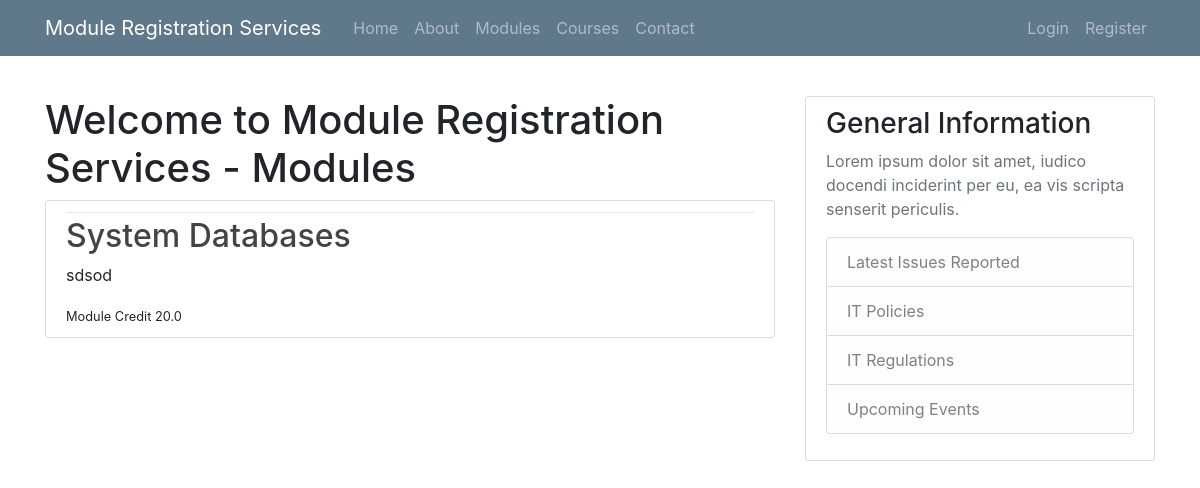
The page /modules on the database its author committed.
### mrreporting/models.py (models this page shows)
class Module(models.Model):
    name = models.CharField(max_length=255)
    code = models.CharField(max_length=10)
    credit = models.FloatField()
    category = models.CharField(max_length=100)
    description = models.TextField()
    availability = models.BooleanField(default=True)
    courses_allowed = models.ManyToManyField(Course, related_name='allowed_modules')
    def __str__(self):
        return self.name

### mrreporting/views.py (the view)
# urls.py: path('modules', views.module, name = 'modules'),
def module(request):
    module_pull = {'modules': Module.objects.all(), 'title': 'Module List'}
    return render(request, 'mrreporting/modules.html', module_pull)

### mrreporting/templates/mrreporting/modules.html
{% extends "mrreporting/base.html" %}
{% block content %}
<h1>Welcome to Module Registration Services - Modules</h1>
{% for Module in modules %}
<article class="media content-section">
    <div class="media-body">
    <div class="article-metadata">
    </div>
    <h2><a class="article-title" href="#">{{ Module }}</a></h2>
    <p class="article-content">{{ Module.description}}</p>
    <small class="mr-2">Module Credit {{ Module.credit}}</small>
    </div>
    </article>
    {% endfor %}
{% endblock content %}

### mrreporting/static/css/styles.css (style rules this page uses)
html { position: relative; min-height: 100%; }
body { background: #fafafa; color: #333333; margin-top: 5rem; margin-bottom: 50px; }
h1, h2, h3, h4, h5, h6 { color: #444444; }
.content-section { background: #ffffff; padding: 10px 20px; border: 1px solid #dddddd; border-radius: 3px; margin-bottom: 20px; }
.article-title { color: #444444; }
.article-content { white-space: pre-line; }
.article-metadata { padding-bottom: 1px; margin-bottom: 4px; border-bottom: 1px solid #e3e3e3 }

### rows shown on the page
Module: name "System Databases", description "sdsod", credit "20.0"
